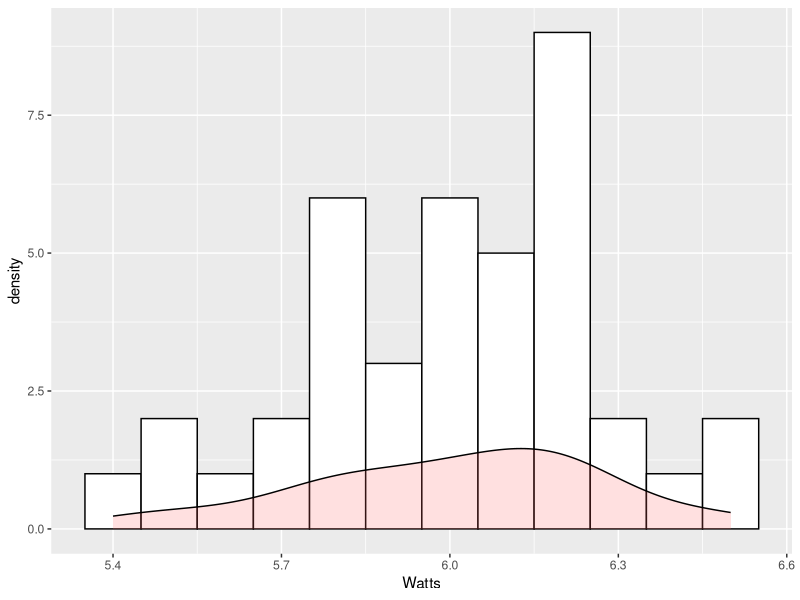
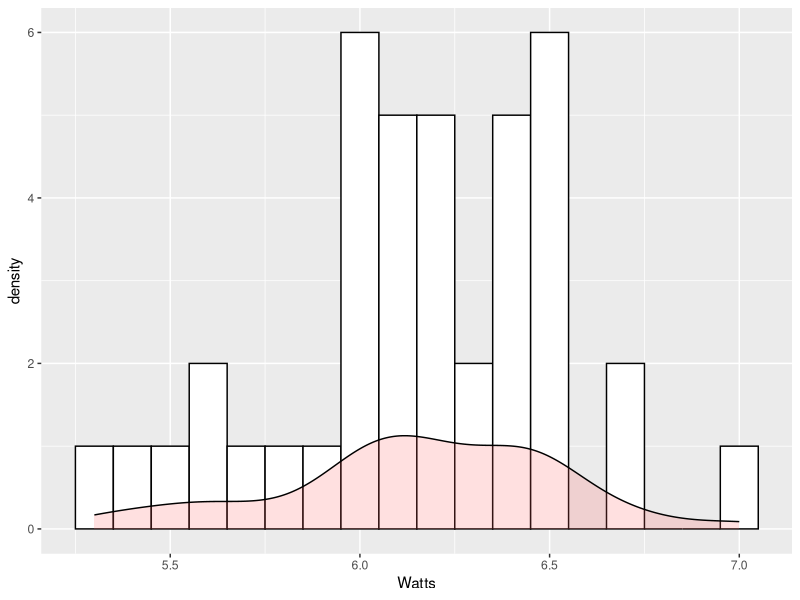
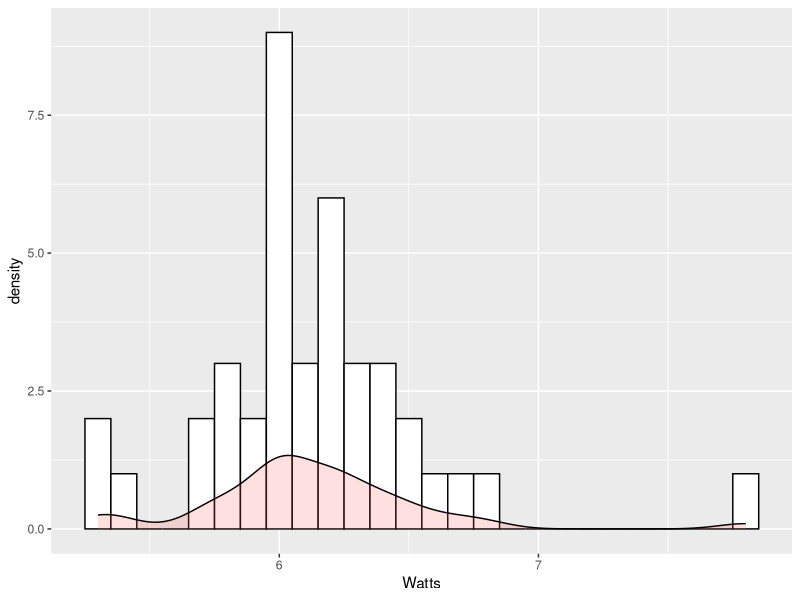
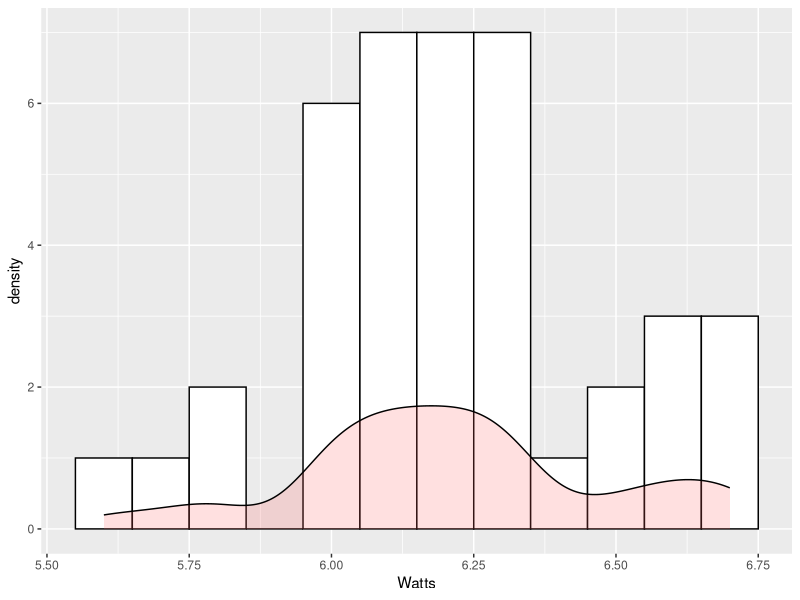
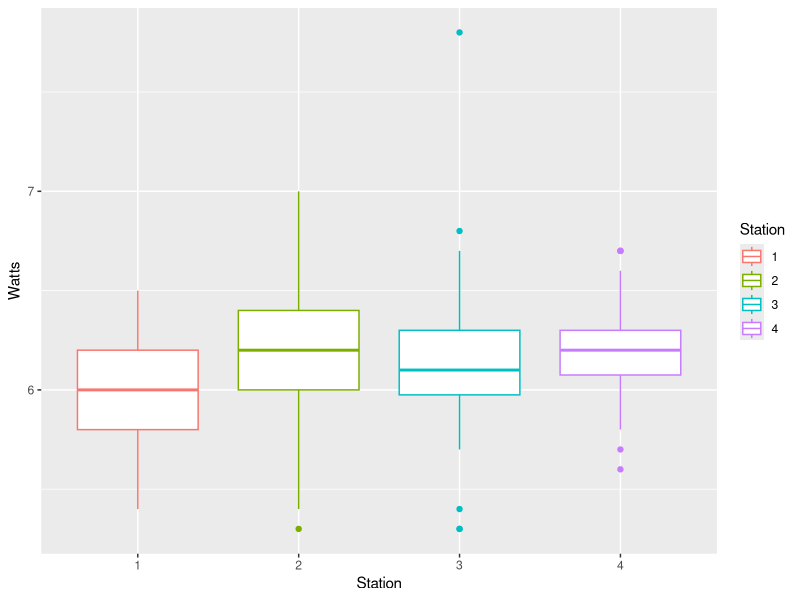
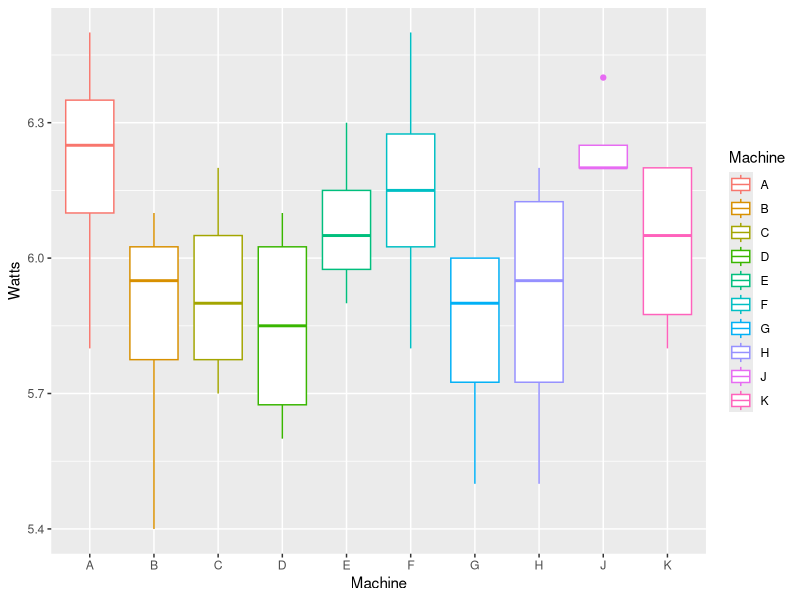
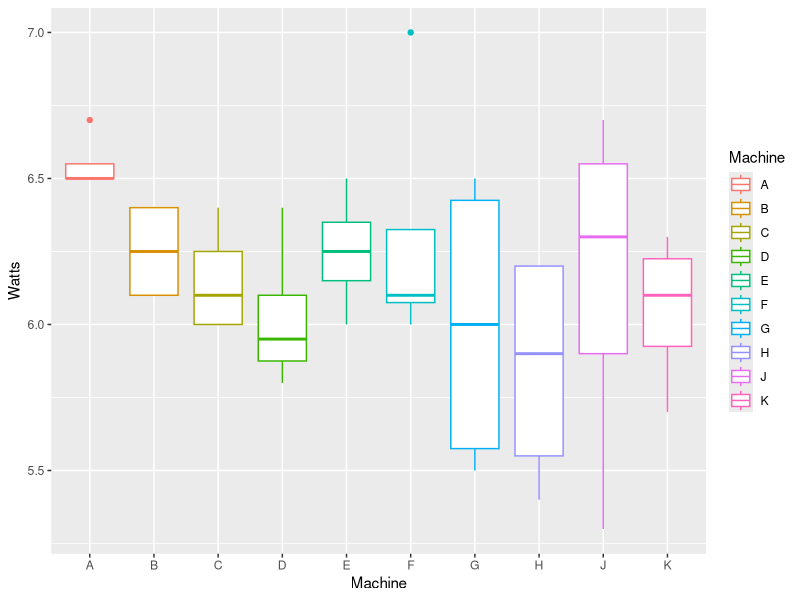
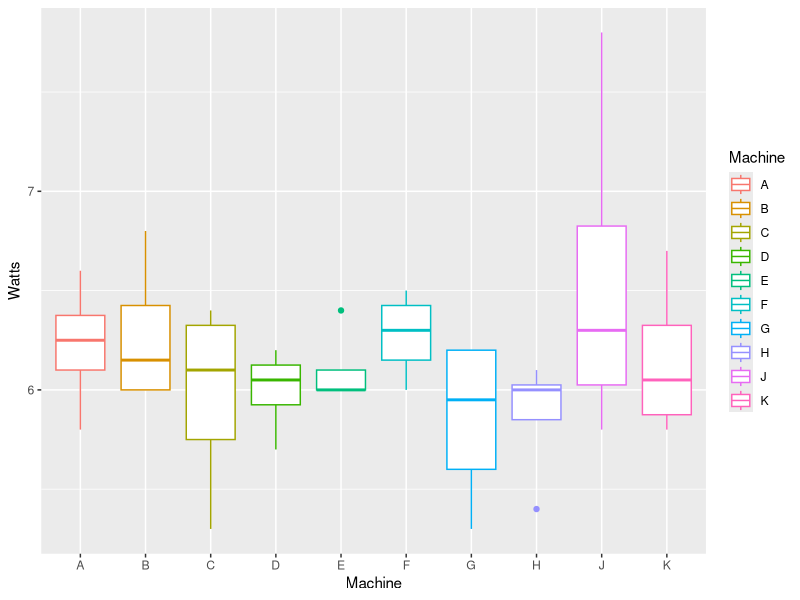

Here is the R script that generated these plots, in order:
library(dplyr)
library(ggplot2)

# Change to your own directory

setwd("C:/Users/User/Desktop/Project 1")

# Import Data and Data Cleaning

data = read.csv("Bulb.csv")
data$Bulb = factor(data$Bulb)
data$Machine = factor(data$Machine)
data$Station = factor(data$Station)


# Exploratory Analysis

Station1 = filter(data, Station == '1')
Station2 = filter(data, Station == '2')
Station3 = filter(data, Station == '3')
Station4 = filter(data, Station == '4')



# Histograms

hist1 = ggplot(Station1, aes(Watts)) + 
  geom_histogram(binwidth = 0.1, color="black", fill="white") + 
  geom_density(alpha=.2, fill="#FF6666")
hist2 = ggplot(Station2, aes(Watts)) + 
  geom_histogram(binwidth = 0.1, color="black", fill="white") + 
  geom_density(alpha=.2, fill="#FF6666")
hist3 = ggplot(Station3, aes(Watts)) + 
  geom_histogram(binwidth = 0.1, color="black", fill="white") + 
  geom_density(alpha=.2, fill="#FF6666")
hist4 = ggplot(Station4, aes(Watts)) + 
  geom_histogram(binwidth = 0.1, color="black", fill="white") + 
  geom_density(alpha=.2, fill="#FF6666")

hist1
hist2
hist3
hist4

# Box Plots

box0 = ggplot(data, aes(Station, Watts, colour = Station)) + geom_boxplot()
box0

box1 = ggplot(Station1, aes(Machine, Watts, colour = Machine)) + geom_boxplot()
box2 = ggplot(Station2, aes(Machine, Watts, colour = Machine)) + geom_boxplot()
box3 = ggplot(Station3, aes(Machine, Watts, colour = Machine)) + geom_boxplot()
box4 = ggplot(Station4, aes(Machine, Watts, colour = Machine)) + geom_boxplot()

box1
box2
box3
box4

# Model Fitting

fit1 = lm(Watts ~ Machine, data = Station1)
fit2 = lm(Watts ~ Machine, data = Station2)
fit3 = lm(Watts ~ Machine, data = Station3)
fit4 = lm(Watts ~ Machine, data = Station4)

summary(fit1)
summary(fit2)
summary(fit3)
summary(fit4)

fit5 = lm(Watts ~ Station, data = data)
summary(fit5)

